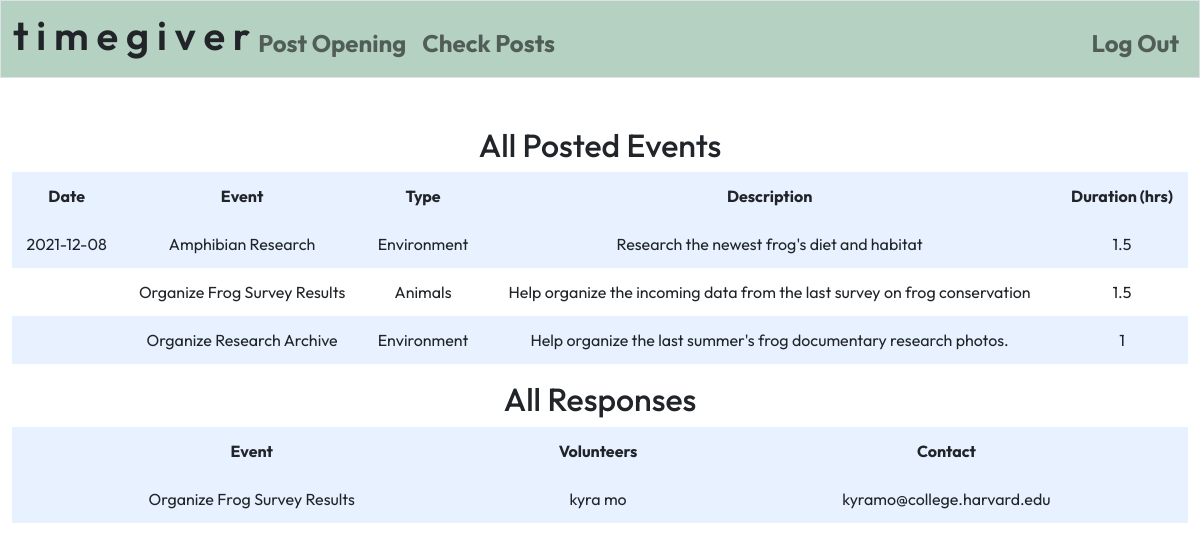
The page /allposts (signed in) on the database its author committed.
### tables this page shows
CREATE TABLE 'openings' ('id' INTEGER PRIMARY KEY AUTOINCREMENT NOT NULL, 'org_id' INTEGER NOT NULL, 'name' TEXT NOT NULL, 'duration' INTEGER NOT NULL, 'date' DATETIME NOT NULL DEFAULT CURRENT_DATE, 'type' TEXT, 'description' TEXT, keywords varchar(225));

CREATE TABLE 'users' ('user_id' INTEGER PRIMARY KEY AUTOINCREMENT NOT NULL, 'user' TEXT NOT NULL, 'name' TEXT NOT NULL, 'email' TEXT NOT NULL, 'hash' TEXT NOT NULL);

### app.py (the view)
@app.route("/allposts", methods=["GET", "POST"])
def allposts():
    responses = {}
    allevents = db.execute("SELECT opening_id FROM signup WHERE opening_id IN (SELECT id FROM openings WHERE org_id = ?)", session["org_id"])
    for i in range(len(allevents)):
        event_id = allevents[i]['opening_id']
        event = db.execute("SELECT name FROM openings WHERE id = ?", event_id)[0]['name']
        user_id = db.execute("SELECT DISTINCT user_id FROM signup WHERE opening_id = ?", event_id)[0]['user_id']
        user_info = db.execute("SELECT name, email FROM users WHERE user_id = ?", user_id)
        responses[i] = [event, user_info[0]['name'], user_info[0]['email']]
    events = db.execute("SELECT id, date, name, type, description, duration FROM openings WHERE org_id = ?", session["org_id"])
    return render_template("allposts.html", events=events, responses = responses)

### app.py (called while the page is built)
@app.after_request
def after_request(response):
    response.headers["Cache-Control"] = "no-cache, no-store, must-revalidate"
    response.headers["Expires"] = 0
    response.headers["Pragma"] = "no-cache"
    return response

### templates/allposts.html (shortened to what this page needs)
{% extends "layout.html" %}
{% block main %}
<h2>All Posted Events</h2>
    <table>
        <tr>
            <th>Date</th>
            <th>Event</th>
            <th>Type</th>
            <th>Description</th>
            <th>Duration (hrs)</th>
        </tr>
    <tbody>
    {% for event in events %}
    <tr>
        <td>{{ event.date }}</td>
        <td>{{ event.name }}</td>
        <td>{{ event.type }}</td>
        <td>{{ event.description }}</td>
        <td>{{ event.duration }} </td>
    </tr>
    {% endfor %}
    </tbody>
</table>
<h2>All Responses</h2>
<table>
        <tr>
            <th>Event</th>
            <th>Volunteers</th>
            <th>Contact</th>
        </tr>
    <tbody>
    {% for i in responses %}
    <tr>
        <td>{{ responses[i][0]}}</td>
        <td>{{ responses[i][1]}}</td>
        <td>{{ responses[i][2]}}</td>
    </tr>
    {% endfor %}
    </tbody>
</table>
{% endblock %}

### static/styles.css (style rules this page uses)
table { background-color: transparent; margin-bottom: 1rem; width: 100%; }
table th, table td { padding: 0.75rem; vertical-align: middle; }
tbody tr:nth-of-type(odd) { background-color: rgb(179, 208, 255, 0.3) }
body { font-family: 'Outfit', sans-serif; }

### rows shown on the page
openings: date "2021-12-08", name "Amphibian Research", type "Environment", description "Research the newest frog's diet and habitat", duration "1.5"
openings: name "Organize Frog Survey Results", type "Animals", description "Help organize the incoming data from the last survey on frog conservation", duration "1.5", name "Organize Frog Survey Results"
openings: name "Organize Research Archive", type "Environment", description "Help organize the last summer's frog documentary research photos.", duration "1"
users: name "kyra mo", email "kyramo@college.harvard.edu"
